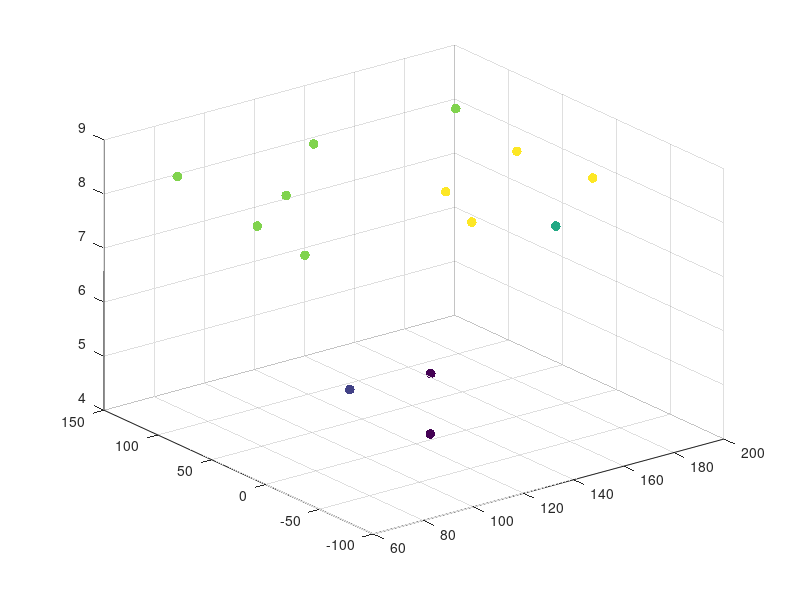

This chart was generated by the following MATLAB code: (Note: this script raises an error after producing the figure.)
% 数据点
x = [129, 140, 103.5, 88, 185.5, 195, 105, 157.5, 107.5, 77, 81, 162, 162, 117.5];
y = [7.5, 141.5, 23, 147, 22.5, 137.5, 85.5, -6.5, -81, 3, 56.5, -66.5, 84, -33.5];
z = [4, 8, 5, 8, 7, 8, 8, 9, 9, 8, 8, 9, 4, 9];

% 创建矩形区域
xlim = [75, 200];
ylim = [-50, 150];

% 绘制海底曲面图
figure;
scatter3(x, y, z, 50, z, 'filled');
hold on;

% 生成网格点
[xq, yq] = meshgrid(linspace(xlim(1), xlim(2), 100), linspace(ylim(1), ylim(2), 100));

% 插值计算网格点上的z值
zq = griddata(x, y, z, xq, yq, 'cubic');

% 绘制曲面
surf(xq, yq, zq);
shading interp;
colorbar;
title('海底曲面图');
xlabel('x');
ylabel('y');
zlabel('z');

% 绘制船的吃水深度的等高线
hold on;
contour3(xq, yq, zq, [6 6], 'r', 'LineWidth', 2);

% 找到需要避免的区域
avoid_x = xq(zq < 6);
avoid_y = yq(zq < 6);

% 在图中标记需要避免的区域
plot3(avoid_x, avoid_y, repmat(6, size(avoid_x)), 'r*');
hold off;

% 显示需要避免的区域
disp('需要避免进入的区域 (x, y):');
avoid_coords = [avoid_x(:), avoid_y(:)];
disp(avoid_coords);